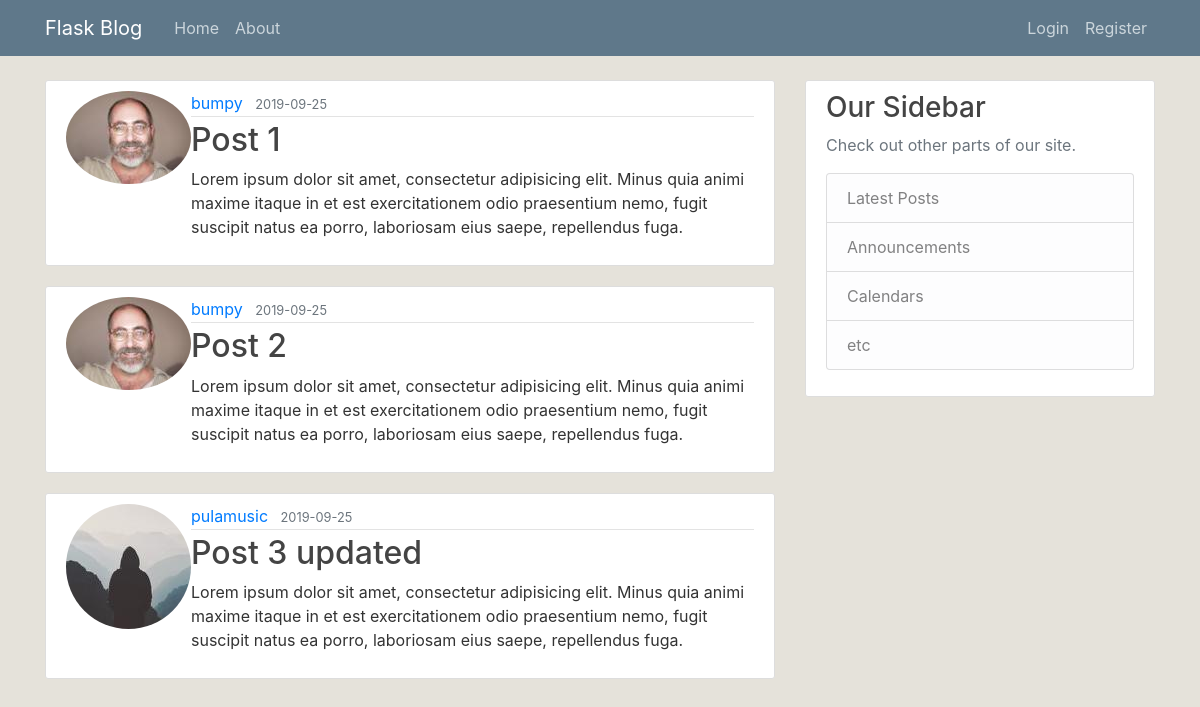
Page /home on the earlier database version.
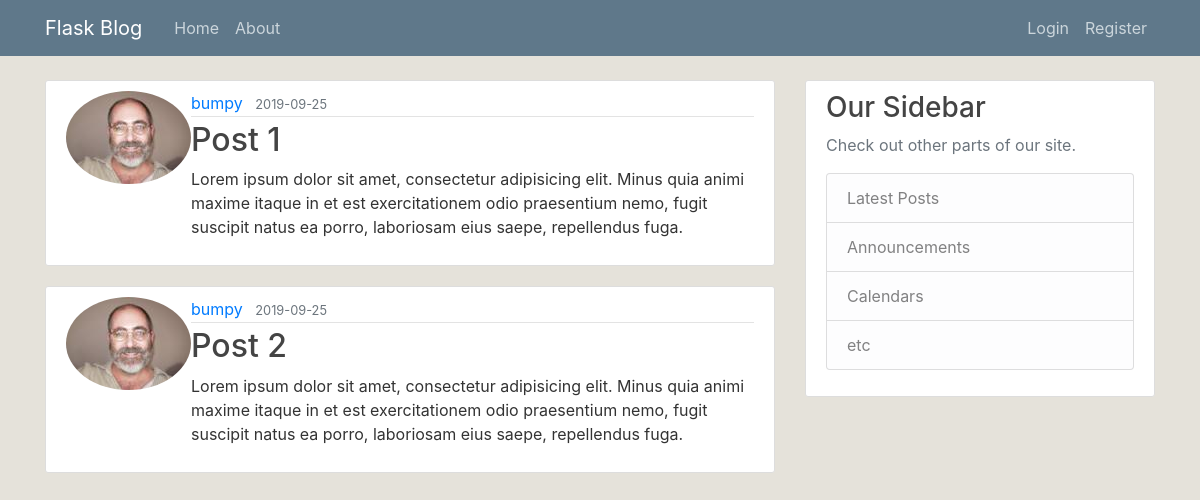
Same page on the later database version.
### flaskblog/models.py (models this page shows, shortened)
class Post(db.Model):
    id = db.Column(db.Integer, primary_key=True)
    title = db.Column(db.String(100), nullable=False)
    date_posted = db.Column(db.DateTime, nullable=False, default=datetime.utcnow)
    content = db.Column(db.Text, nullable=False)
    user_id = db.Column(db.Integer, db.ForeignKey('user.id'), nullable=False)

class User(db.Model, UserMixin):
    id = db.Column(db.Integer, primary_key=True)
    username = db.Column(db.String(20), unique=True, nullable=False)
    email = db.Column(db.String(120), unique=True, nullable=False)
    image_file = db.Column(db.String(20), nullable=False, default='default.jpg')
    password = db.Column(db.String(60), nullable=False)
    posts = db.relationship('Post', backref='author', lazy=True)

### flaskblog/routes.py (the view)
@app.route("/")
@app.route("/home")
def home():
    posts = Post.query.all()
    return render_template('home.html', posts=posts)

### flaskblog/templates/home.html
{% extends "layout.html" %}
{% block content %}
  {% for post in posts %}
  <article class="media content-section">
    <img src="{{ url_for('static', filename='profile_pics/' + post.author.image_file) }}" alt="" class="rounded-circle article-image">
    <div class="media-body">
      <div class="article-metadata">
        <a class="mr-2" href="#">{{ post.author.username }}</a>
        <small class="text-muted">{{ post.date_posted.strftime('%Y-%m-%d') }}</small>
      </div>
      <h2><a class="article-title" href="#">{{ post.title }}</a></h2>
      <p class="article-content">{{ post.content }}</p>
    </div>
  </article>
  {% endfor %}
{% endblock content %}

### flaskblog/templates/layout.html (shortened to what this page needs)
<!DOCTYPE html>
<html lang="en-us" dir="ltr">
  <head>
    <link rel="stylesheet" href="https://stackpath.bootstrapcdn.com/bootstrap/4.3.1/css/bootstrap.min.css">
    <link rel="stylesheet" href="{{ url_for('static', filename='main.css') }}">
  </head>
  <body>
    <header class="site-header">
      <nav class="navbar navbar-expand-md navbar-dark bg-steel fixed-top">
        <div class="container">
          <a class="navbar-brand mr-4" href="/">Flask Blog</a>
          <div class="collapse navbar-collapse" id="navbarToggle">
            <div class="navbar-nav mr-auto">
              <a class="nav-item nav-link" href="{{ url_for('home') }}">Home</a>
              <a class="nav-item nav-link" href="{{ url_for('about') }}">About</a>
            </div>
            <div class="navbar-nav">
              {% if current_user.is_authenticated %}
                <a class="nav-item nav-link" href="{{ url_for('new_post') }}">New Post</a>
                <a class="nav-item nav-link" href="{{ url_for('account') }}">Account</a>
                <a class="nav-item nav-link" href="{{ url_for('logout') }}">Logout</a>
              {% else %}
                <a class="nav-item nav-link" href="{{ url_for('login') }}">Login</a>
                <a class="nav-item nav-link" href="{{ url_for('register') }}">Register</a>
              {% endif %}
            </div>
          </div>
        </div>
      </nav>
    </header>
    <main role="main" class="container">
      <div class="row">
        <div class="col-md-8">
          {% block content %}{% endblock %}
        </div>
        <div class="col-md-4">
          <div class="content-section">
            <h3>Our Sidebar</h3>
            <p class='text-muted'>Check out other parts of our site.
              <ul class="list-group">
                <li class="list-group-item list-group-item-light">Latest Posts</li>
                <li class="list-group-item list-group-item-light">Announcements</li>
                <li class="list-group-item list-group-item-light">Calendars</li>
                <li class="list-group-item list-group-item-light">etc</li>
              </ul>
            </p>
          </div>
        </div>
      </div>
    </main>
  </body>
</html>

### flaskblog/static/main.css (style rules this page uses)
body { background: #e5e2da; color: #333333; margin-top: 5rem; }
h1, h2, h3, h4, h5, h6 { color: #444444; }
.bg-steel { background-color: #5f788a; }
.site-header .navbar-nav .nav-link { color: #cbd5db; }
.content-section { background: #ffffff; padding: 10px 20px; border: 1px solid #dddddd; border-radius: 3px; margin-bottom: 20px; }
.article-title { color: #444444; }
.article-content { white-space: pre-line; }
.article-metadata { padding-bottom: 1px; margin-bottom: 4px; border-bottom: 1px solid #e3e3e3 }

Differences in the rows shown:
removed Post: image_file (picture), author.username "pulamusic", date_posted "2019-09-25", title "Post 3 updated", content "Lorem ipsum dolor sit amet, consectetur adipisicing elit. Minus quia animi maxime itaque in et est exercitationem odio praesentium nemo, fugit suscipit natus ea porro, laboriosam eius saepe, repellendus fuga."
